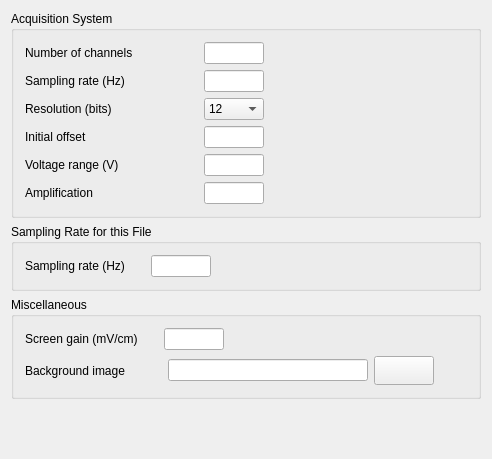
<?xml version="1.0" encoding="UTF-8"?>
<ui version="4.0">
 <class>PropertiesLayout</class>
 <widget class="QWidget" name="PropertiesLayout">
  <property name="geometry">
   <rect>
    <x>0</x>
    <y>0</y>
    <width>492</width>
    <height>459</height>
   </rect>
  </property>
  <property name="windowTitle">
   <string>Channel Properties</string>
  </property>
  <layout class="QGridLayout">
   <item row="1" column="0">
    <widget class="QGroupBox" name="groupBox1_2">
     <property name="sizePolicy">
      <sizepolicy hsizetype="Preferred" vsizetype="Minimum">
       <horstretch>0</horstretch>
       <verstretch>0</verstretch>
      </sizepolicy>
     </property>
     <property name="minimumSize">
      <size>
       <width>300</width>
       <height>0</height>
      </size>
     </property>
     <property name="maximumSize">
      <size>
       <width>32767</width>
       <height>32767</height>
      </size>
     </property>
     <property name="title">
      <string>Sampling Rate for this File</string>
     </property>
     <layout class="QGridLayout" name="gridLayout">
      <item row="0" column="0">
       <layout class="QHBoxLayout">
        <property name="margin">
         <number>0</number>
        </property>
        <item>
         <widget class="QLabel" name="textLabel4_2_2_4">
          <property name="text">
           <string>Sampling rate (Hz)</string>
          </property>
          <property name="wordWrap">
           <bool>false</bool>
          </property>
         </widget>
        </item>
        <item>
         <spacer name="spacer10_2">
          <property name="orientation">
           <enum>Qt::Horizontal</enum>
          </property>
          <property name="sizeType">
           <enum>QSizePolicy::Fixed</enum>
          </property>
          <property name="sizeHint" stdset="0">
           <size>
            <width>20</width>
            <height>16</height>
           </size>
          </property>
         </spacer>
        </item>
        <item>
         <widget class="QLineEdit" name="samplingRateLineEdit">
          <property name="sizePolicy">
           <sizepolicy hsizetype="Fixed" vsizetype="Fixed">
            <horstretch>0</horstretch>
            <verstretch>0</verstretch>
           </sizepolicy>
          </property>
          <property name="minimumSize">
           <size>
            <width>60</width>
            <height>20</height>
           </size>
          </property>
          <property name="maximumSize">
           <size>
            <width>60</width>
            <height>32767</height>
           </size>
          </property>
         </widget>
        </item>
        <item>
         <spacer name="spacer11">
          <property name="orientation">
           <enum>Qt::Horizontal</enum>
          </property>
          <property name="sizeType">
           <enum>QSizePolicy::Expanding</enum>
          </property>
          <property name="sizeHint" stdset="0">
           <size>
            <width>93</width>
            <height>21</height>
           </size>
          </property>
         </spacer>
        </item>
       </layout>
      </item>
     </layout>
    </widget>
   </item>
   <item row="3" column="0">
    <spacer name="spacer1">
     <property name="orientation">
      <enum>Qt::Vertical</enum>
     </property>
     <property name="sizeType">
      <enum>QSizePolicy::Expanding</enum>
     </property>
     <property name="sizeHint" stdset="0">
      <size>
       <width>21</width>
       <height>12</height>
      </size>
     </property>
    </spacer>
   </item>
   <item row="0" column="0">
    <widget class="QGroupBox" name="groupBox2_2">
     <property name="sizePolicy">
      <sizepolicy hsizetype="Expanding" vsizetype="Minimum">
       <horstretch>0</horstretch>
       <verstretch>0</verstretch>
      </sizepolicy>
     </property>
     <property name="minimumSize">
      <size>
       <width>350</width>
       <height>0</height>
      </size>
     </property>
     <property name="maximumSize">
      <size>
       <width>32767</width>
       <height>32767</height>
      </size>
     </property>
     <property name="title">
      <string>Acquisition System</string>
     </property>
     <layout class="QGridLayout">
      <item row="0" column="0">
       <layout class="QGridLayout">
        <item row="3" column="0">
         <widget class="QLabel" name="textLabel4_2_3">
          <property name="sizePolicy">
           <sizepolicy hsizetype="Preferred" vsizetype="Preferred">
            <horstretch>0</horstretch>
            <verstretch>0</verstretch>
           </sizepolicy>
          </property>
          <property name="text">
           <string>Initial offset</string>
          </property>
          <property name="wordWrap">
           <bool>false</bool>
          </property>
         </widget>
        </item>
        <item row="0" column="0">
         <widget class="QLabel" name="textLabel4_2">
          <property name="sizePolicy">
           <sizepolicy hsizetype="Preferred" vsizetype="Preferred">
            <horstretch>0</horstretch>
            <verstretch>0</verstretch>
           </sizepolicy>
          </property>
          <property name="text">
           <string>Number of channels</string>
          </property>
          <property name="wordWrap">
           <bool>false</bool>
          </property>
         </widget>
        </item>
        <item row="4" column="2">
         <widget class="QLineEdit" name="voltageRangeLineEdit">
          <property name="sizePolicy">
           <sizepolicy hsizetype="Fixed" vsizetype="Fixed">
            <horstretch>0</horstretch>
            <verstretch>0</verstretch>
           </sizepolicy>
          </property>
          <property name="minimumSize">
           <size>
            <width>40</width>
            <height>0</height>
           </size>
          </property>
          <property name="maximumSize">
           <size>
            <width>60</width>
            <height>32767</height>
           </size>
          </property>
         </widget>
        </item>
        <item row="3" column="2">
         <widget class="QLineEdit" name="offsetLineEdit">
          <property name="sizePolicy">
           <sizepolicy hsizetype="Fixed" vsizetype="Fixed">
            <horstretch>0</horstretch>
            <verstretch>0</verstretch>
           </sizepolicy>
          </property>
          <property name="minimumSize">
           <size>
            <width>40</width>
            <height>0</height>
           </size>
          </property>
          <property name="maximumSize">
           <size>
            <width>60</width>
            <height>32767</height>
           </size>
          </property>
         </widget>
        </item>
        <item row="2" column="1">
         <spacer name="spacer10">
          <property name="orientation">
           <enum>Qt::Horizontal</enum>
          </property>
          <property name="sizeType">
           <enum>QSizePolicy::Fixed</enum>
          </property>
          <property name="sizeHint" stdset="0">
           <size>
            <width>65</width>
            <height>16</height>
           </size>
          </property>
         </spacer>
        </item>
        <item row="1" column="0">
         <widget class="QLabel" name="textLabel1_2_2_2">
          <property name="sizePolicy">
           <sizepolicy hsizetype="Preferred" vsizetype="Preferred">
            <horstretch>0</horstretch>
            <verstretch>0</verstretch>
           </sizepolicy>
          </property>
          <property name="text">
           <string>Sampling rate (Hz)</string>
          </property>
          <property name="wordWrap">
           <bool>false</bool>
          </property>
         </widget>
        </item>
        <item row="2" column="3">
         <spacer name="spacer6">
          <property name="orientation">
           <enum>Qt::Horizontal</enum>
          </property>
          <property name="sizeType">
           <enum>QSizePolicy::Expanding</enum>
          </property>
          <property name="sizeHint" stdset="0">
           <size>
            <width>47</width>
            <height>20</height>
           </size>
          </property>
         </spacer>
        </item>
        <item row="5" column="2">
         <widget class="QLineEdit" name="amplificationLineEdit">
          <property name="sizePolicy">
           <sizepolicy hsizetype="Fixed" vsizetype="Fixed">
            <horstretch>0</horstretch>
            <verstretch>0</verstretch>
           </sizepolicy>
          </property>
          <property name="minimumSize">
           <size>
            <width>40</width>
            <height>0</height>
           </size>
          </property>
          <property name="maximumSize">
           <size>
            <width>60</width>
            <height>32767</height>
           </size>
          </property>
         </widget>
        </item>
        <item row="2" column="2">
         <widget class="QComboBox" name="resolutionComboBox">
          <property name="sizePolicy">
           <sizepolicy hsizetype="Fixed" vsizetype="Fixed">
            <horstretch>0</horstretch>
            <verstretch>0</verstretch>
           </sizepolicy>
          </property>
          <property name="minimumSize">
           <size>
            <width>60</width>
            <height>0</height>
           </size>
          </property>
          <property name="maximumSize">
           <size>
            <width>80</width>
            <height>32767</height>
           </size>
          </property>
          <item>
           <property name="text">
            <string>12</string>
           </property>
          </item>
          <item>
           <property name="text">
            <string>14</string>
           </property>
          </item>
          <item>
           <property name="text">
            <string>16</string>
           </property>
          </item>
          <item>
           <property name="text">
            <string>32</string>
           </property>
          </item>
         </widget>
        </item>
        <item row="5" column="0">
         <widget class="QLabel" name="textLabel4_2_3_3">
          <property name="sizePolicy">
           <sizepolicy hsizetype="Preferred" vsizetype="Preferred">
            <horstretch>0</horstretch>
            <verstretch>0</verstretch>
           </sizepolicy>
          </property>
          <property name="text">
           <string>Amplification</string>
          </property>
          <property name="wordWrap">
           <bool>false</bool>
          </property>
         </widget>
        </item>
        <item row="4" column="0">
         <widget class="QLabel" name="textLabel4_2_3_2">
          <property name="sizePolicy">
           <sizepolicy hsizetype="Preferred" vsizetype="Preferred">
            <horstretch>0</horstretch>
            <verstretch>0</verstretch>
           </sizepolicy>
          </property>
          <property name="text">
           <string>Voltage range (V)</string>
          </property>
          <property name="wordWrap">
           <bool>false</bool>
          </property>
         </widget>
        </item>
        <item row="2" column="0">
         <widget class="QLabel" name="textLabel4_2_2_2">
          <property name="sizePolicy">
           <sizepolicy hsizetype="Preferred" vsizetype="Preferred">
            <horstretch>0</horstretch>
            <verstretch>0</verstretch>
           </sizepolicy>
          </property>
          <property name="text">
           <string>Resolution (bits)</string>
          </property>
          <property name="wordWrap">
           <bool>false</bool>
          </property>
         </widget>
        </item>
        <item row="0" column="2">
         <widget class="QLineEdit" name="nbChannelsLineEdit">
          <property name="sizePolicy">
           <sizepolicy hsizetype="Fixed" vsizetype="Fixed">
            <horstretch>0</horstretch>
            <verstretch>0</verstretch>
           </sizepolicy>
          </property>
          <property name="maximumSize">
           <size>
            <width>60</width>
            <height>32767</height>
           </size>
          </property>
         </widget>
        </item>
        <item row="1" column="2">
         <widget class="QLineEdit" name="asSamplingRateLineEdit">
          <property name="sizePolicy">
           <sizepolicy hsizetype="Fixed" vsizetype="Fixed">
            <horstretch>0</horstretch>
            <verstretch>0</verstretch>
           </sizepolicy>
          </property>
          <property name="minimumSize">
           <size>
            <width>40</width>
            <height>20</height>
           </size>
          </property>
          <property name="maximumSize">
           <size>
            <width>60</width>
            <height>32767</height>
           </size>
          </property>
         </widget>
        </item>
       </layout>
      </item>
     </layout>
    </widget>
   </item>
   <item row="2" column="0">
    <widget class="QGroupBox" name="groupBox1">
     <property name="sizePolicy">
      <sizepolicy hsizetype="Preferred" vsizetype="Minimum">
       <horstretch>0</horstretch>
       <verstretch>0</verstretch>
      </sizepolicy>
     </property>
     <property name="minimumSize">
      <size>
       <width>300</width>
       <height>0</height>
      </size>
     </property>
     <property name="maximumSize">
      <size>
       <width>32767</width>
       <height>32767</height>
      </size>
     </property>
     <property name="title">
      <string>Miscellaneous</string>
     </property>
     <layout class="QGridLayout">
      <item row="0" column="0">
       <layout class="QHBoxLayout">
        <property name="margin">
         <number>0</number>
        </property>
        <item>
         <widget class="QLabel" name="textLabel4_2_2">
          <property name="text">
           <string>Screen gain (mV/cm)</string>
          </property>
          <property name="wordWrap">
           <bool>false</bool>
          </property>
         </widget>
        </item>
        <item>
         <spacer name="spacer10_2_2">
          <property name="orientation">
           <enum>Qt::Horizontal</enum>
          </property>
          <property name="sizeType">
           <enum>QSizePolicy::Fixed</enum>
          </property>
          <property name="sizeHint" stdset="0">
           <size>
            <width>20</width>
            <height>10</height>
           </size>
          </property>
         </spacer>
        </item>
        <item>
         <widget class="QLineEdit" name="screenGainLineEdit">
          <property name="sizePolicy">
           <sizepolicy hsizetype="Fixed" vsizetype="Fixed">
            <horstretch>0</horstretch>
            <verstretch>0</verstretch>
           </sizepolicy>
          </property>
          <property name="minimumSize">
           <size>
            <width>60</width>
            <height>20</height>
           </size>
          </property>
          <property name="maximumSize">
           <size>
            <width>60</width>
            <height>32767</height>
           </size>
          </property>
         </widget>
        </item>
        <item>
         <spacer name="spacer11_2">
          <property name="orientation">
           <enum>Qt::Horizontal</enum>
          </property>
          <property name="sizeType">
           <enum>QSizePolicy::Expanding</enum>
          </property>
          <property name="sizeHint" stdset="0">
           <size>
            <width>93</width>
            <height>21</height>
           </size>
          </property>
         </spacer>
        </item>
       </layout>
      </item>
      <item row="1" column="0">
       <layout class="QHBoxLayout">
        <item>
         <widget class="QLabel" name="backgroundLabel">
          <property name="text">
           <string>Background image</string>
          </property>
          <property name="wordWrap">
           <bool>false</bool>
          </property>
         </widget>
        </item>
        <item>
         <spacer name="spacer10_2_2_2">
          <property name="orientation">
           <enum>Qt::Horizontal</enum>
          </property>
          <property name="sizeType">
           <enum>QSizePolicy::Fixed</enum>
          </property>
          <property name="sizeHint" stdset="0">
           <size>
            <width>37</width>
            <height>16</height>
           </size>
          </property>
         </spacer>
        </item>
        <item>
         <widget class="QLineEdit" name="traceBackgroundLineEdit">
          <property name="sizePolicy">
           <sizepolicy hsizetype="Fixed" vsizetype="Fixed">
            <horstretch>0</horstretch>
            <verstretch>0</verstretch>
           </sizepolicy>
          </property>
          <property name="minimumSize">
           <size>
            <width>200</width>
            <height>20</height>
           </size>
          </property>
         </widget>
        </item>
        <item>
         <widget class="QPushButton" name="traceBackgroundButton">
          <property name="sizePolicy">
           <sizepolicy hsizetype="Fixed" vsizetype="Fixed">
            <horstretch>0</horstretch>
            <verstretch>0</verstretch>
           </sizepolicy>
          </property>
          <property name="minimumSize">
           <size>
            <width>60</width>
            <height>29</height>
           </size>
          </property>
          <property name="text">
           <string/>
          </property>
         </widget>
        </item>
        <item>
         <spacer name="spacer10_2_2_2_2">
          <property name="orientation">
           <enum>Qt::Horizontal</enum>
          </property>
          <property name="sizeType">
           <enum>QSizePolicy::Expanding</enum>
          </property>
          <property name="sizeHint" stdset="0">
           <size>
            <width>16</width>
            <height>16</height>
           </size>
          </property>
         </spacer>
        </item>
       </layout>
      </item>
     </layout>
    </widget>
   </item>
  </layout>
 </widget>
 <layoutdefault spacing="6" margin="11"/>
 <pixmapfunction>qPixmapFromMimeSource</pixmapfunction>
 <customwidgets>
  <customwidget>
   <class>QGroupBox</class>
   <extends>QGroupBox</extends>
   <header>Qt3Support/QGroupBox</header>
   <container>1</container>
  </customwidget>
 </customwidgets>
 <tabstops>
  <tabstop>traceBackgroundButton</tabstop>
  <tabstop>voltageRangeLineEdit</tabstop>
  <tabstop>offsetLineEdit</tabstop>
  <tabstop>amplificationLineEdit</tabstop>
  <tabstop>resolutionComboBox</tabstop>
  <tabstop>nbChannelsLineEdit</tabstop>
  <tabstop>asSamplingRateLineEdit</tabstop>
  <tabstop>samplingRateLineEdit</tabstop>
  <tabstop>screenGainLineEdit</tabstop>
  <tabstop>traceBackgroundLineEdit</tabstop>
 </tabstops>
 <resources/>
 <connections/>
</ui>
